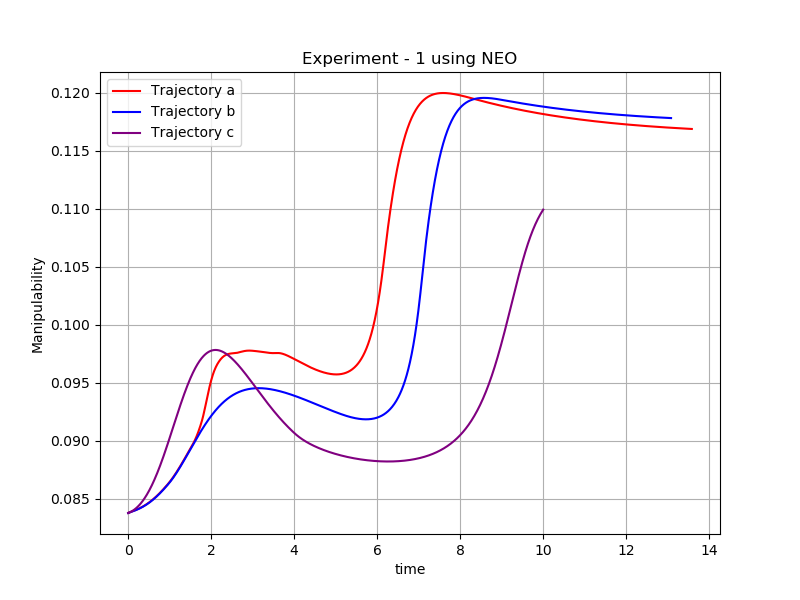

Write Python code to recreate this figure.
import numpy as np
import pandas as pd
import matplotlib.pyplot as plt

df1 = pd.read_csv('d1_results.csv')
df2 = pd.read_csv('d2_results.csv')
df3 = pd.read_csv('d3_results.csv')

time1 = np.array(df1['time'])
time2 = np.array(df2['time'])
time3 = np.array(df3['time'])
m1 = np.array(df1['manipulability'])
m2 = np.array(df2['manipulability'])
m3 = np.array(df3['manipulability'])


plt.figure(figsize=(8, 6))
plt.plot(time1, m1, color='red', label='Trajectory a')
plt.plot(time2, m2, color='blue', label='Trajectory b')
plt.plot(time3, m3, color='purple', label='Trajectory c')
# plt.ylim((0, 0.6))
plt.xlabel('time')
plt.ylabel('Manipulability')
plt.title('Experiment - 1 using NEO')
plt.grid()
plt.legend()
plt.savefig('d_plot.png')
plt.show()

